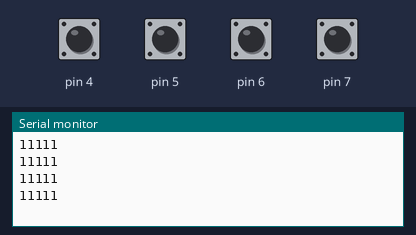
A sketch run on a simulated Arduino Uno, built with avr-gcc and run on an emulated ATmega328P. Shown: the last lines printed to the serial monitor. The test bench sets the inputs (shaded band); at power-on: pin 4–7 HIGH.

Above: at 1.8 s.
1.9 s: pin 4 pulled LOW for 0.6 s
At 2.31 s:
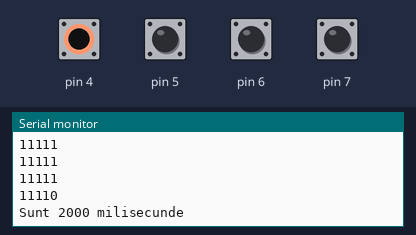
4.0 s: pin 6 pulled LOW for 0.6 s
At 4.31 s:
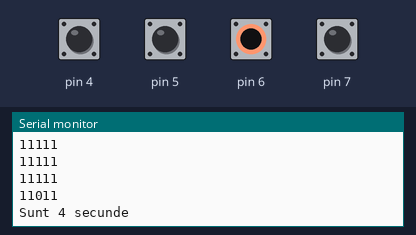
6.1 s: pin 5 pulled LOW for 0.6 s
At 6.9 s:
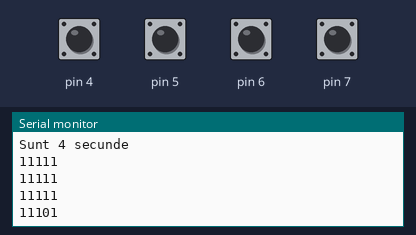
8.2 s: pin 7 pulled LOW for 0.6 s
At 8.9 s:
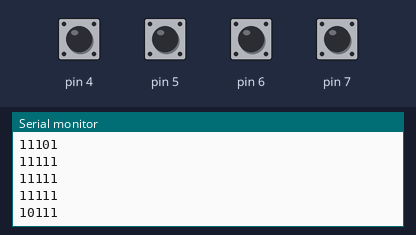
10.3 s: pin 4 pulled LOW for 1 s
At 10.82 s:
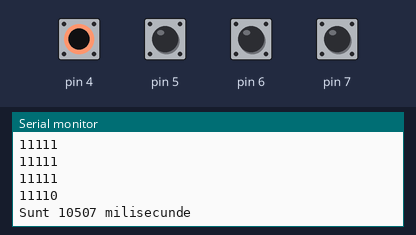
12.8 s: pin 6 pulled LOW for 1 s
At 13.32 s:
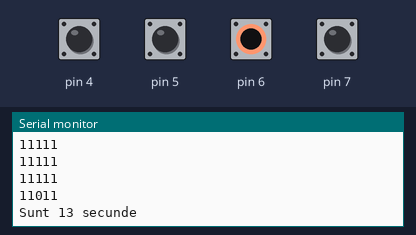
Timing chart, 0 to 15.8 s (numbered marks = the images above; inputs shaded):
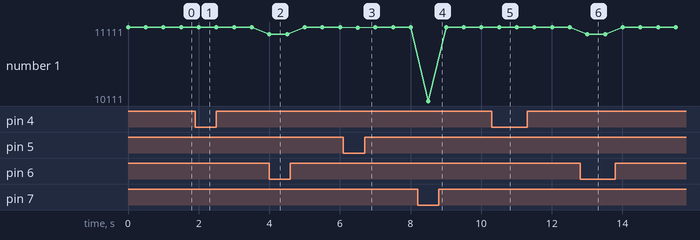

Measured:
- after the input at 1.9 s, the serial monitor: prints a new line after 0.10 s (image 1)
- after the input at 4.0 s, the serial monitor: prints a new line at once (image 2)
- after the input at 6.1 s, the serial monitor: prints a new line after 0.41 s (image 3)
- after the input at 8.2 s, the serial monitor: prints a new line after 0.31 s (image 4)
- after the input at 10.3 s, the serial monitor: prints a new line after 0.21 s (image 5)
- after the input at 12.8 s, the serial monitor: prints a new line after 0.21 s (image 6)

The sketch:

exercitiu3.ino
```cpp
// Citirea stării butoanelor conectate la pinii 4, 5, 6, 7
// afișarea prin interfața serială
// se transmite un număr care are ultimele 4 cifre starea
//butoanelor apăsate
// variabile pentru starea butoanelor
int b1;
int b2;
int b3;
int b4;
// variabila pentru compunerea numărului de transmis
int stat = 0;
void setup() {
  // configurare pini pentru butoane, intrare
  pinMode(4, INPUT_PULLUP);
  pinMode(5, INPUT_PULLUP);
  pinMode(6, INPUT_PULLUP);
  pinMode(7, INPUT_PULLUP);
  // activare comunicatie serială
  Serial.begin(9600);
}
void loop() {
  // citire stare butoane
  b1 = digitalRead(4);
  b2 = digitalRead(5);
  b3 = digitalRead(6);
  b4 = digitalRead(7);
  // compunere rezultat

  stat = 10000 + b4 * 1000 + b3 * 100 + b2 * 10 + b1;
  // transmisie
  Serial.println(stat);

  if(b1 == 0) {
    int ms = millis();
    Serial.println((String)"Sunt " + ms + " milisecunde");
  }

  if(b3 == 0) {
    int sec = millis() / 1000;
    Serial.println((String)"Sunt " + sec + " secunde");
  }

  // așteptare 0.5 sec
  delay(500);
}
```
